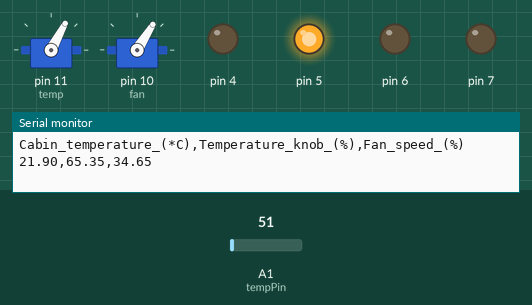
Simulated run of this sketch. Board: Arduino Uno, built with avr-gcc and run on an emulated ATmega328P. Shown: 2 × servo, output pins drawn as LEDs (lit = HIGH), the last lines printed to the serial monitor. The test bench sets the inputs (shaded band); at power-on: A1 (tempPin) = 51.

Above: at 1.2 s.
1.3 s: A1 (tempPin) set to 61
At 3.9 s:
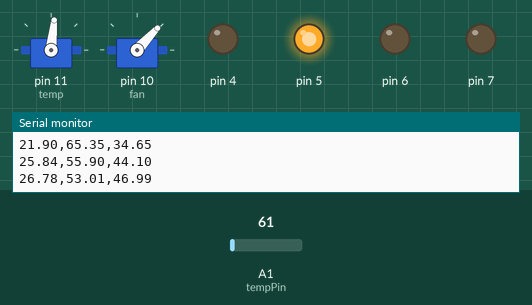
4.3 s: A1 (tempPin) set to 71
At 6.6 s:
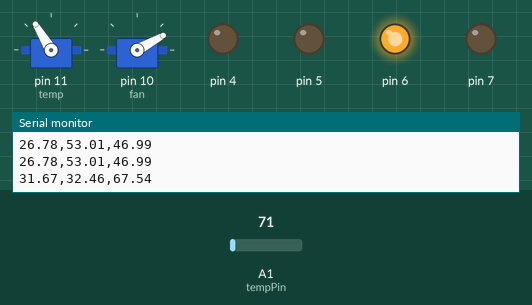
7.1 s: A1 (tempPin) set to 86
At 9.8 s:
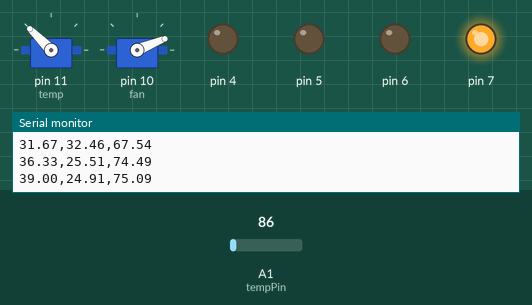
10.1 s: A1 (tempPin) set to 112
At 11.6 s:
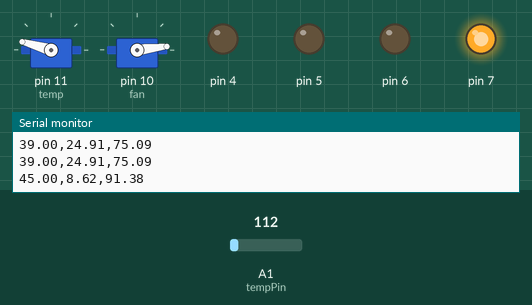
12.8 s: A1 (tempPin) set to 30
At 15.0 s:
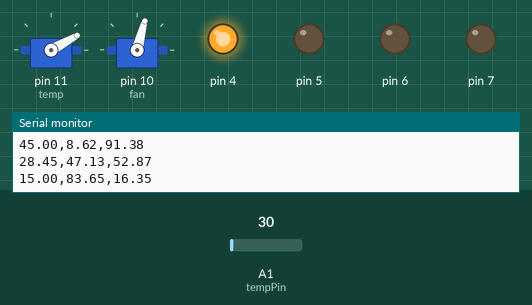
15.8 s: A1 (tempPin) set to 163
At 17.7 s:
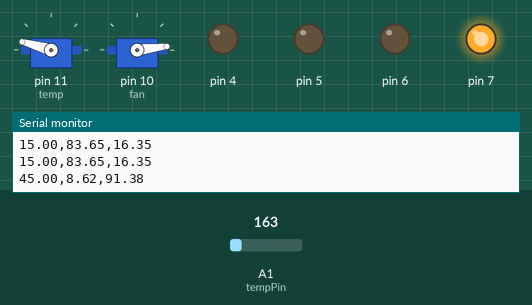
Timing chart, 0 to 19.2 s (numbered marks = the images above; inputs shaded):
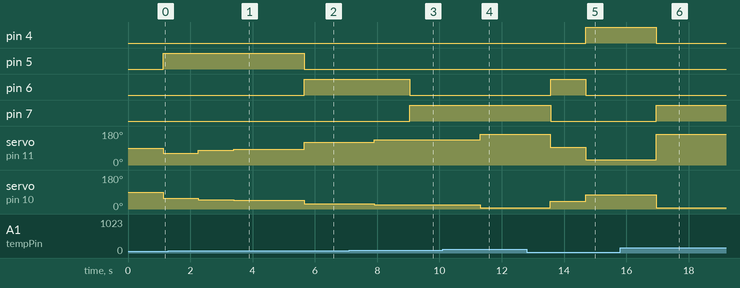

The sketch:

fuzzy_car_aircond.ino
```cpp
#include "fis_header.h"
#include <Servo.h>

Servo temp;
Servo fan;

int val;
int tempPin = 1;

// Number of inputs to the fuzzy inference system
const int fis_gcI = 1;
// Number of outputs to the fuzzy inference system
const int fis_gcO = 2;
// Number of rules to the fuzzy inference system
const int fis_gcR = 5;

FIS_TYPE g_fisInput[fis_gcI];
FIS_TYPE g_fisOutput[fis_gcO];

// Setup routine runs once when you press reset:
void setup()
{
    // initialize the Analog pins for input.
    // Pin mode for Input: Cabin_temperature
//    pinMode(0 , INPUT);
    pinMode(tempPin , INPUT);

//    LED indicators
    pinMode(7, OUTPUT);
    pinMode(6, OUTPUT);
    pinMode(5, OUTPUT);
    pinMode(4, OUTPUT);

//    // initialize the Analog pins for output.
//    // Pin mode for Output: Temperature
//    pinMode(1 , OUTPUT);
//    // Pin mode for Output: Fan_speed
//    pinMode(2 , OUTPUT);

//    Servo motors (aircond control outputs)
    temp.attach(11);
    fan.attach(10);

    Serial.begin(9600);
    Serial.println("Cabin_temperature_(*C),Temperature_knob_(%),Fan_speed_(%)");
}

// Loop routine runs over and over again forever:
void loop()
{
    float sum = 0.0, mv = 0.0, cel = 0.0, period = 5000.0;

//    Denoise/Smoothing with simple moving average (SMA)
    for (int i = 0; i < period; i++)
    {
      val = analogRead(tempPin);
      mv = ( val / 1024.0) * 5000;
      cel = mv / 10;
      sum += cel;
    }
    cel = (sum/period) - 3;


////  Normal (no smoothing)
//    val = analogRead(tempPin);
//    mv = ( val / 1024.0) * 5000;
//    cel = (mv / 10) - 2;


    // Read Input: Cabin_temperature
    int low = 15, high = 45;
    if (cel < low)
    {
      cel = low;
    } else if (cel > high)
    {
      cel = high;
    } else
    {}

    g_fisInput[0] = cel;

    g_fisOutput[0] = 0;
    g_fisOutput[1] = 0;

    fis_evaluate();

    // Set output vlaue: Temperature
//    analogWrite(1 , g_fisOutput[0]);
    temp.write(180 - (180 * g_fisOutput[0] / 100));
    // Set output vlaue: Fan_speed
//    analogWrite(2 , g_fisOutput[1]);
    fan.write(90 - (90 * g_fisOutput[1] / 100));

//    Show/Plot data
    Serial.print(cel);
    Serial.print(",");
    Serial.print(g_fisOutput[0]);
    Serial.print(",");
    Serial.println(g_fisOutput[1]);

    if (g_fisOutput[1] > 75 && g_fisOutput[1] <= 100)
    {
      digitalWrite(7, HIGH);
      digitalWrite(6, LOW);
      digitalWrite(5, LOW);
      digitalWrite(4, LOW);
    } else if (g_fisOutput[1] > 50 && g_fisOutput[1] <= 75)
    {
      digitalWrite(7, LOW);
      digitalWrite(6, HIGH);
      digitalWrite(5, LOW);
      digitalWrite(4, LOW);
    } else if (g_fisOutput[1] > 25 && g_fisOutput[1] <= 50)
    {
      digitalWrite(7, LOW);
      digitalWrite(6, LOW);
      digitalWrite(5, HIGH);
      digitalWrite(4, LOW);
    } else if (g_fisOutput[1] >= 0 && g_fisOutput[1] <= 25)
    {
      digitalWrite(7, LOW);
      digitalWrite(6, LOW);
      digitalWrite(5, LOW);
      digitalWrite(4, HIGH);
    } else
    {
      digitalWrite(7, LOW);
      digitalWrite(6, LOW);
      digitalWrite(5, LOW);
      digitalWrite(4, LOW);
    }

}

//***********************************************************************
// Support functions for Fuzzy Inference System
//***********************************************************************
// Gaussian Member Function
FIS_TYPE fis_gaussmf(FIS_TYPE x, FIS_TYPE* p)
{
    FIS_TYPE s = p[0], c = p[1];
    FIS_TYPE t = (x - c) / s;
    return exp(-(t * t) / 2);
}

FIS_TYPE fis_min(FIS_TYPE a, FIS_TYPE b)
{
    return min(a, b);
}

FIS_TYPE fis_max(FIS_TYPE a, FIS_TYPE b)
{
    return max(a, b);
}

FIS_TYPE fis_array_operation(FIS_TYPE *array, int size, _FIS_ARR_OP pfnOp)
{
    int i;
    FIS_TYPE ret = 0;

    if (size == 0) return ret;
    if (size == 1) return array[0];

    ret = array[0];
    for (i = 1; i < size; i++)
    {
        ret = (*pfnOp)(ret, array[i]);
    }

    return ret;
}


//***********************************************************************
// Data for Fuzzy Inference System
//***********************************************************************
// Pointers to the implementations of member functions
_FIS_MF fis_gMF[] =
{
    fis_gaussmf
};

// Count of member function for each Input
int fis_gIMFCount[] = { 5 };

// Count of member function for each Output
int fis_gOMFCount[] = { 5, 5 };

// Coefficients for the Input Member Functions
FIS_TYPE fis_gMFI0Coeff1[] = { 3.185, 15 };
FIS_TYPE fis_gMFI0Coeff2[] = { 3.19, 20.5149206349206 };
FIS_TYPE fis_gMFI0Coeff3[] = { 3.19, 26.031746031746 };
FIS_TYPE fis_gMFI0Coeff4[] = { 3.19, 34.831746031746 };
FIS_TYPE fis_gMFI0Coeff5[] = { 3.185, 45 };
FIS_TYPE* fis_gMFI0Coeff[] = { fis_gMFI0Coeff1, fis_gMFI0Coeff2, fis_gMFI0Coeff3, fis_gMFI0Coeff4, fis_gMFI0Coeff5 };
FIS_TYPE** fis_gMFICoeff[] = { fis_gMFI0Coeff };

// Coefficients for the Output Member Functions
FIS_TYPE fis_gMFO0Coeff1[] = { 10.62, -2.22e-16 };
FIS_TYPE fis_gMFO0Coeff2[] = { 10.62, 25 };
FIS_TYPE fis_gMFO0Coeff3[] = { 10.62, 50 };
FIS_TYPE fis_gMFO0Coeff4[] = { 10.62, 75 };
FIS_TYPE fis_gMFO0Coeff5[] = { 10.62, 100 };
FIS_TYPE* fis_gMFO0Coeff[] = { fis_gMFO0Coeff1, fis_gMFO0Coeff2, fis_gMFO0Coeff3, fis_gMFO0Coeff4, fis_gMFO0Coeff5 };
FIS_TYPE fis_gMFO1Coeff1[] = { 10.62, 0 };
FIS_TYPE fis_gMFO1Coeff2[] = { 10.62, 25 };
FIS_TYPE fis_gMFO1Coeff3[] = { 10.62, 50 };
FIS_TYPE fis_gMFO1Coeff4[] = { 10.62, 75 };
FIS_TYPE fis_gMFO1Coeff5[] = { 10.62, 100 };
FIS_TYPE* fis_gMFO1Coeff[] = { fis_gMFO1Coeff1, fis_gMFO1Coeff2, fis_gMFO1Coeff3, fis_gMFO1Coeff4, fis_gMFO1Coeff5 };
FIS_TYPE** fis_gMFOCoeff[] = { fis_gMFO0Coeff, fis_gMFO1Coeff };

// Input membership function set
int fis_gMFI0[] = { 0, 0, 0, 0, 0 };
int* fis_gMFI[] = { fis_gMFI0};

// Output membership function set
int fis_gMFO0[] = { 0, 0, 0, 0, 0 };
int fis_gMFO1[] = { 0, 0, 0, 0, 0 };
int* fis_gMFO[] = { fis_gMFO0, fis_gMFO1};

// Rule Weights
FIS_TYPE fis_gRWeight[] = { 1, 1, 1, 1, 1 };

// Rule Type
int fis_gRType[] = { 1, 1, 1, 1, 1 };

// Rule Inputs
int fis_gRI0[] = { 1 };
int fis_gRI1[] = { 2 };
int fis_gRI2[] = { 3 };
int fis_gRI3[] = { 4 };
int fis_gRI4[] = { 5 };
int* fis_gRI[] = { fis_gRI0, fis_gRI1, fis_gRI2, fis_gRI3, fis_gRI4 };

// Rule Outputs
int fis_gRO0[] = { 5, 1 };
int fis_gRO1[] = { 4, 2 };
int fis_gRO2[] = { 3, 3 };
int fis_gRO3[] = { 2, 4 };
int fis_gRO4[] = { 1, 5 };
int* fis_gRO[] = { fis_gRO0, fis_gRO1, fis_gRO2, fis_gRO3, fis_gRO4 };

// Input range Min
FIS_TYPE fis_gIMin[] = { 15 };

// Input range Max
FIS_TYPE fis_gIMax[] = { 45 };

// Output range Min
FIS_TYPE fis_gOMin[] = { 0, 0 };

// Output range Max
FIS_TYPE fis_gOMax[] = { 100, 100 };

//***********************************************************************
// Data dependent support functions for Fuzzy Inference System
//***********************************************************************
FIS_TYPE fis_MF_out(FIS_TYPE** fuzzyRuleSet, FIS_TYPE x, int o)
{
    FIS_TYPE mfOut;
    int r;

    for (r = 0; r < fis_gcR; ++r)
    {
        int index = fis_gRO[r][o];
        if (index > 0)
        {
            index = index - 1;
            mfOut = (fis_gMF[fis_gMFO[o][index]])(x, fis_gMFOCoeff[o][index]);
        }
        else if (index < 0)
        {
            index = -index - 1;
            mfOut = 1 - (fis_gMF[fis_gMFO[o][index]])(x, fis_gMFOCoeff[o][index]);
        }
        else
        {
            mfOut = 0;
        }

        fuzzyRuleSet[0][r] = fis_min(mfOut, fuzzyRuleSet[1][r]);
    }
    return fis_array_operation(fuzzyRuleSet[0], fis_gcR, fis_max);
}

FIS_TYPE fis_defuzz_centroid(FIS_TYPE** fuzzyRuleSet, int o)
{
    FIS_TYPE step = (fis_gOMax[o] - fis_gOMin[o]) / (FIS_RESOLUSION - 1);
    FIS_TYPE area = 0;
    FIS_TYPE momentum = 0;
    FIS_TYPE dist, slice;
    int i;

    // calculate the area under the curve formed by the MF outputs
    for (i = 0; i < FIS_RESOLUSION; ++i){
        dist = fis_gOMin[o] + (step * i);
        slice = step * fis_MF_out(fuzzyRuleSet, dist, o);
        area += slice;
        momentum += slice*dist;
    }

    return ((area == 0) ? ((fis_gOMax[o] + fis_gOMin[o]) / 2) : (momentum / area));
}

//***********************************************************************
// Fuzzy Inference System
//***********************************************************************
void fis_evaluate()
{
    FIS_TYPE fuzzyInput0[] = { 0, 0, 0, 0, 0 };
    FIS_TYPE* fuzzyInput[fis_gcI] = { fuzzyInput0, };
    FIS_TYPE fuzzyOutput0[] = { 0, 0, 0, 0, 0 };
    FIS_TYPE fuzzyOutput1[] = { 0, 0, 0, 0, 0 };
    FIS_TYPE* fuzzyOutput[fis_gcO] = { fuzzyOutput0, fuzzyOutput1, };
    FIS_TYPE fuzzyRules[fis_gcR] = { 0 };
    FIS_TYPE fuzzyFires[fis_gcR] = { 0 };
    FIS_TYPE* fuzzyRuleSet[] = { fuzzyRules, fuzzyFires };
    FIS_TYPE sW = 0;

    // Transforming input to fuzzy Input
    int i, j, r, o;
    for (i = 0; i < fis_gcI; ++i)
    {
        for (j = 0; j < fis_gIMFCount[i]; ++j)
        {
            fuzzyInput[i][j] =
                (fis_gMF[fis_gMFI[i][j]])(g_fisInput[i], fis_gMFICoeff[i][j]);
        }
    }

    int index = 0;
    for (r = 0; r < fis_gcR; ++r)
    {
        if (fis_gRType[r] == 1)
        {
            fuzzyFires[r] = FIS_MAX;
            for (i = 0; i < fis_gcI; ++i)
            {
                index = fis_gRI[r][i];
                if (index > 0)
                    fuzzyFires[r] = fis_min(fuzzyFires[r], fuzzyInput[i][index - 1]);
                else if (index < 0)
                    fuzzyFires[r] = fis_min(fuzzyFires[r], 1 - fuzzyInput[i][-index - 1]);
                else
                    fuzzyFires[r] = fis_min(fuzzyFires[r], 1);
            }
        }
        else
        {
            fuzzyFires[r] = FIS_MIN;
            for (i = 0; i < fis_gcI; ++i)
            {
                index = fis_gRI[r][i];
                if (index > 0)
                    fuzzyFires[r] = fis_max(fuzzyFires[r], fuzzyInput[i][index - 1]);
                else if (index < 0)
                    fuzzyFires[r] = fis_max(fuzzyFires[r], 1 - fuzzyInput[i][-index - 1]);
                else
                    fuzzyFires[r] = fis_max(fuzzyFires[r], 0);
            }
        }

        fuzzyFires[r] = fis_gRWeight[r] * fuzzyFires[r];
        sW += fuzzyFires[r];
    }

    if (sW == 0)
    {
        for (o = 0; o < fis_gcO; ++o)
        {
            g_fisOutput[o] = ((fis_gOMax[o] + fis_gOMin[o]) / 2);
        }
    }
    else
    {
        for (o = 0; o < fis_gcO; ++o)
        {
            g_fisOutput[o] = fis_defuzz_centroid(fuzzyRuleSet, o);
        }
    }
}
```

fis_header.h
```cpp
#define FIS_TYPE float
#define FIS_RESOLUSION 101
#define FIS_MIN -3.4028235E+38
#define FIS_MAX 3.4028235E+38
typedef FIS_TYPE(*_FIS_MF)(FIS_TYPE, FIS_TYPE*);
typedef FIS_TYPE(*_FIS_ARR_OP)(FIS_TYPE, FIS_TYPE);
typedef FIS_TYPE(*_FIS_ARR)(FIS_TYPE*, int, _FIS_ARR_OP);
```

Measured:
- after the input at 1.3 s, servo on pin 11 (temp): 62° → 79° after 0.96 s, → 84° 1.1 s later; servo on pin 10 (fan): 58° → 50° after 0.96 s, → 47° 1.1 s later
- after the input at 4.3 s, pin 5: HIGH → LOW after 1.4 s; pin 6: LOW → HIGH after 1.4 s; servo on pin 11 (temp): 84° → 121° after 1.4 s; servo on pin 10 (fan): 47° → 29° after 1.4 s
- after the input at 7.1 s, pin 6: HIGH → LOW after 1.9 s; pin 7: LOW → HIGH after 1.9 s; servo on pin 11 (temp): 121° → 134° after 0.81 s, → 135° 1.1 s later; servo on pin 10 (fan): 29° → 22° after 0.81 s
- after the input at 10.1 s, servo on pin 11 (temp): 135° → 164° after 1.2 s; servo on pin 10 (fan): 22° → 7° after 1.2 s
- after the input at 12.8 s, pin 4: LOW → HIGH after 1.9 s; pin 6: LOW → HIGH after 0.77 s, → LOW 1.1 s later; pin 7: HIGH → LOW after 0.77 s; servo on pin 11 (temp): 164° → 95° after 0.76 s, → 29° 1.1 s later; servo on pin 10 (fan): 7° → 42° after 0.76 s, → 75° 1.1 s later
- after the input at 15.8 s, pin 4: HIGH → LOW after 1.2 s; pin 7: LOW → HIGH after 1.2 s; servo on pin 11 (temp): 29° → 164° after 1.2 s; servo on pin 10 (fan): 75° → 7° after 1.2 s
